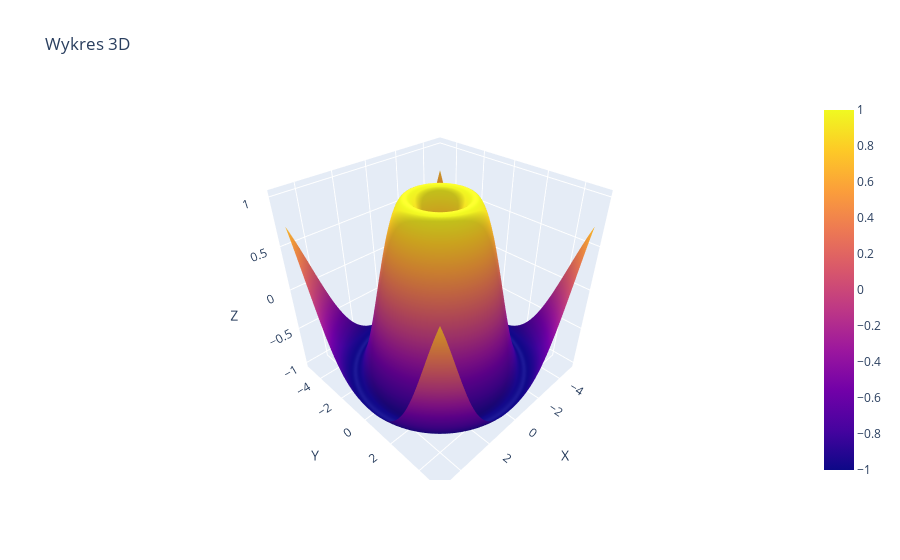

Source (notebook cell):
### Code cell
import plotly . graph_objects as go
# Dane
x = np.linspace ( -5, 5, 100)
y = np.linspace ( -5, 5, 100)
X , Y = np.meshgrid(x , y )
Z = np.sin(np.sqrt(X**2 + Y**2))
#Tworzenie wykresu 3D
fig = go.Figure(data = [go.Surface(z = Z , x = X , y = Y)])
fig.update_layout(title = "Wykres 3D" , scene = dict(
xaxis_title = 'X',
yaxis_title = 'Y',
zaxis_title = 'Z'))
fig.show()

### Figure 1 — Plotly figure (JSON) as saved in the notebook; plotly's stock layout.template omitted (floating-point values rounded to 4 significant figures; data arrays with more than 128 entries replaced by an {"elided": "..."} marker saying what was removed)
{"data": [{"type": "surface", "x": {"elided": "100x100 float values"}, "y": {"elided": "100x100 float values"}, "z": {"elided": "100x100 float values"}}], "layout": {"scene": {"xaxis": {"title": {"text": "X"}}, "yaxis": {"title": {"text": "Y"}}, "zaxis": {"title": {"text": "Z"}}}, "title": {"text": "Wykres 3D"}}}
